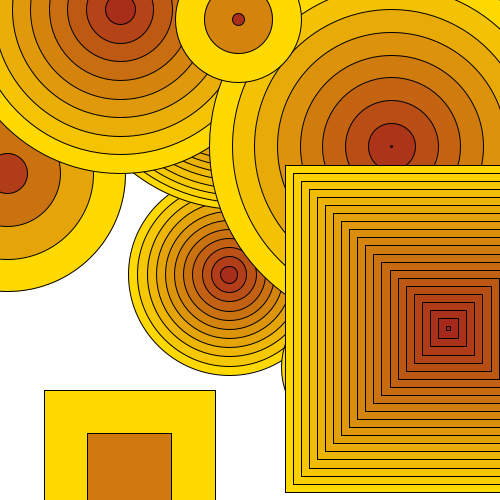
Frame 1 (no input)
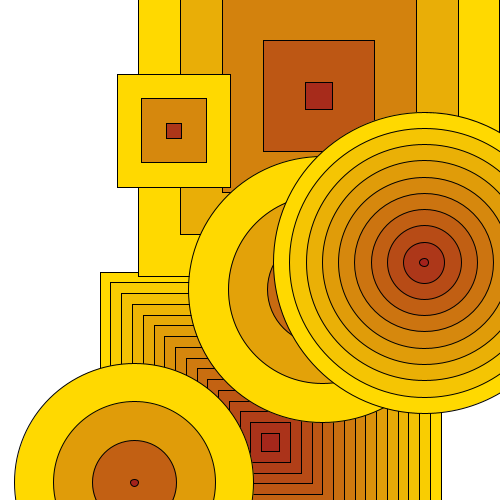
Frame 60 (the mouse pressed at the canvas centre just before this capture)
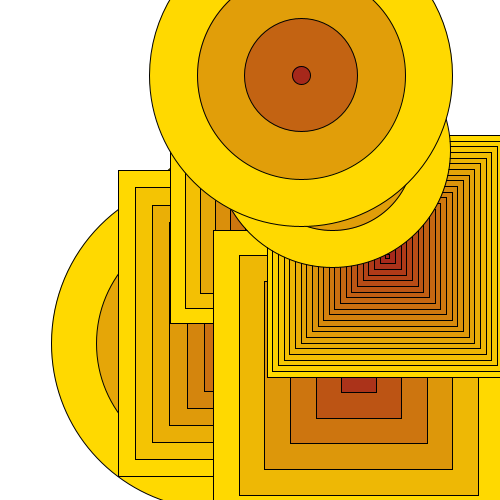
Frame 120 (the mouse held since frame 60 and released just before this capture)

The Processing sketch that drew these frames (run headless with seeded random() and noise(); from frame 60 on, the mouse is pressed at the canvas centre):

// Processing sketch: e06_tarcza
// ── e06_tarcza.pde
void setup(){
  size(500,500);
}
void draw(){
  background(255);
  for(int i = 0; i < 10; i++){
    boolean czyKwadrat = (random(100)>50);
    tarcza(random(width), random(height), random(100, 400), random(10, 100), #A01D1D, #FFD900, czyKwadrat);
  }
}

void tarcza(float x, float y, float max, float step, color colorStart, color colorEnd, boolean kwadrat){
   for(float srednica = max; srednica > 0; srednica=srednica-step){
     float pozycja = norm(srednica, 0, max); //0.0 - 1.0
     color kolor = lerpColor(colorStart, colorEnd, pozycja);
     fill(kolor);
     if(kwadrat){
       rect(x-srednica/2.0,y-srednica/2.0, srednica, srednica);
     }else{
       ellipse(x,y, srednica, srednica);
     }
   }
}
